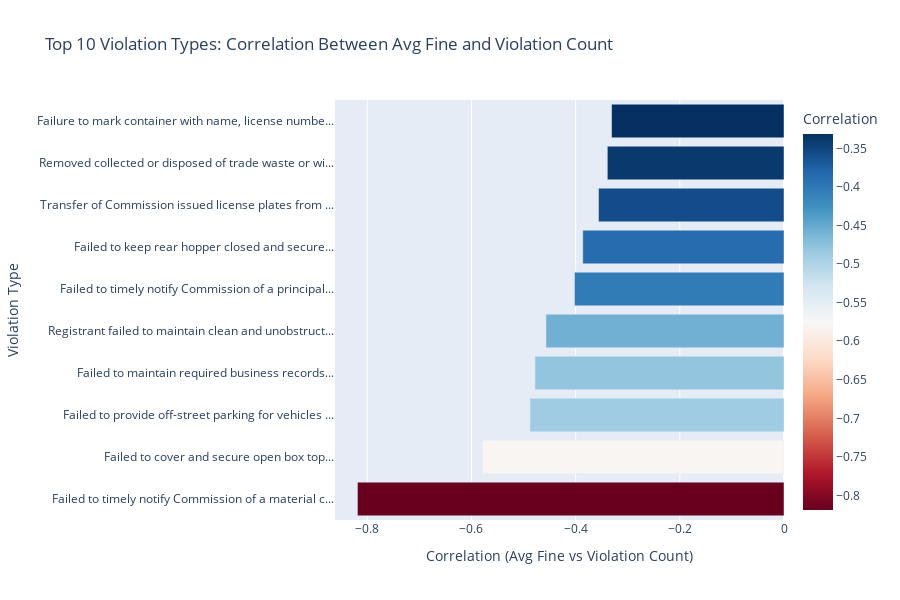

This figure's notebook cell:
### Code cell
violations_df['DATE VIOLATION ISSUED'] = pd.to_datetime(violations_df['DATE VIOLATION ISSUED'], errors='coerce')
violations_df['Year'] = violations_df['DATE VIOLATION ISSUED'].dt.year

# --- Step 2: Group and aggregate ---
violation_correlation_df = (
    violations_df.dropna(subset=['DESCRIPTION OF RULE', 'FINE AMOUNT', 'Year'])
    .groupby(['DESCRIPTION OF RULE', 'Year'])
    .agg(
        TotalFines=('FINE AMOUNT', 'sum'),
        ViolationCount=('FINE AMOUNT', 'count'),
        AvgFine=('FINE AMOUNT', 'mean')
    )
    .reset_index()
)

# --- Step 3: Filter to violation types with >= 5 years of data ---
valid_rule_counts = violation_correlation_df.groupby('DESCRIPTION OF RULE')['Year'].nunique()
valid_rules = valid_rule_counts[valid_rule_counts >= 5].index
filtered_df = violation_correlation_df[violation_correlation_df['DESCRIPTION OF RULE'].isin(valid_rules)]

# --- Step 4: Calculate correlation ---
filtered_corr = (
    filtered_df
    .groupby('DESCRIPTION OF RULE')[['AvgFine', 'ViolationCount']]
    .corr()
    .iloc[0::2, -1]  # correlation between AvgFine and ViolationCount
    .reset_index()
    .rename(columns={'DESCRIPTION OF RULE': 'Violation Type', 'ViolationCount': 'Correlation'})
    .drop(columns=['level_1'])
)

# --- Step 5: Wrap long text for hover display ---
def wrap_text(text, width=40):
    return '<br>'.join(textwrap.wrap(text, width=width))

filtered_corr['Violation Type Wrapped'] = filtered_corr['Violation Type'].apply(lambda x: wrap_text(x, width=40))
filtered_corr['Violation Type Short'] = filtered_corr['Violation Type'].str.slice(0, 50) + '...'

# --- Step 6: Get top 10 with strongest negative correlation ---
top_negative_corr = filtered_corr.sort_values(by='Correlation').head(10)

# --- Step 7: Plot interactive bar chart ---
fig = px.bar(
    top_negative_corr,
    x='Correlation',
    y='Violation Type Short',
    orientation='h',
    color='Correlation',
    color_continuous_scale='RdBu',
    title="Top 10 Violation Types: Correlation Between Avg Fine and Violation Count",
    hover_data={'Violation Type Wrapped': True, 'Correlation': ':.2f'}
)

# Use custom hovertemplate to wrap violation type
fig.update_traces(
    hovertemplate='<b>Violation Type</b>: %{customdata[0]}<br>Correlation: %{x:.2f}<extra></extra>',
    customdata=top_negative_corr[['Violation Type Wrapped']].to_numpy()
)

fig.update_layout(
    xaxis_title="Correlation (Avg Fine vs Violation Count)",
    yaxis_title="Violation Type",
    height=600
)

fig.show()

### Figure 1 — Plotly figure (JSON) as saved in the notebook; plotly's stock layout.template omitted (floating-point values rounded to 4 significant figures)
{"data": [{"customdata": [["Failed to timely notify Commission of a<br>material change to the information<br>submitted in an application for a<br>registration, a registration or<br>disclosure form"], ["Failed to cover and secure open box top"], ["Failed to provide off-street parking for<br>vehicles used to transport waste"], ["Failed to maintain required business<br>records"], ["Registrant failed to maintain clean and<br>unobstructed sidewalk, flagging<br>curbstone or roadway or failed to comply<br>with section 5-08 or 5-11 of this<br>chapter"], ["Failed to timely notify Commission of a<br>principal"], ["Failed to keep rear hopper closed and<br>secure"], ["Transfer of Commission issued license<br>plates from one vehicle to another"], ["Removed collected or disposed of trade<br>waste or without the proper Commission<br>issued license or exemption from<br>licensing requirements"], ["Failure to mark container with name,<br>license number, or volume measurement of<br>container"]], "hovertemplate": "<b>Violation Type</b>: %{customdata[0]}<br>Correlation: %{x:.2f}<extra></extra>", "legendgroup": "", "marker": {"color": [-0.8189, -0.5791, -0.4878, -0.4781, -0.4571, -0.4022, -0.3864, -0.3561, -0.3392, -0.3311], "coloraxis": "coloraxis", "pattern": {"shape": ""}}, "name": "", "orientation": "h", "showlegend": false, "textposition": "auto", "type": "bar", "x": [-0.8189, -0.5791, -0.4878, -0.4781, -0.4571, -0.4022, -0.3864, -0.3561, -0.3392, -0.3311], "xaxis": "x", "y": ["Failed to timely notify Commission of a material c...", "Failed to cover and secure open box top...", "Failed to provide off-street parking for vehicles ...", "Failed to maintain required business records...", "Registrant failed to maintain clean and unobstruct...", "Failed to timely notify Commission of a principal...", "Failed to keep rear hopper closed and secure...", "Transfer of Commission issued license plates from ...", "Removed collected or disposed of trade waste or wi...", "Failure to mark container with name, license numbe..."], "yaxis": "y"}], "layout": {"barmode": "relative", "coloraxis": {"colorbar": {"title": {"text": "Correlation"}}, "colorscale": [[0, "rgb(103,0,31)"], [0.1, "rgb(178,24,43)"], [0.2, "rgb(214,96,77)"], [0.3, "rgb(244,165,130)"], [0.4, "rgb(253,219,199)"], [0.5, "rgb(247,247,247)"], [0.6, "rgb(209,229,240)"], [0.7, "rgb(146,197,222)"], [0.8, "rgb(67,147,195)"], [0.9, "rgb(33,102,172)"], [1, "rgb(5,48,97)"]]}, "height": 600, "legend": {"tracegroupgap": 0}, "title": {"text": "Top 10 Violation Types: Correlation Between Avg Fine and Violation Count"}, "xaxis": {"anchor": "y", "domain": [0, 1], "title": {"text": "Correlation (Avg Fine vs Violation Count)"}}, "yaxis": {"anchor": "x", "domain": [0, 1], "title": {"text": "Violation Type"}}}}
